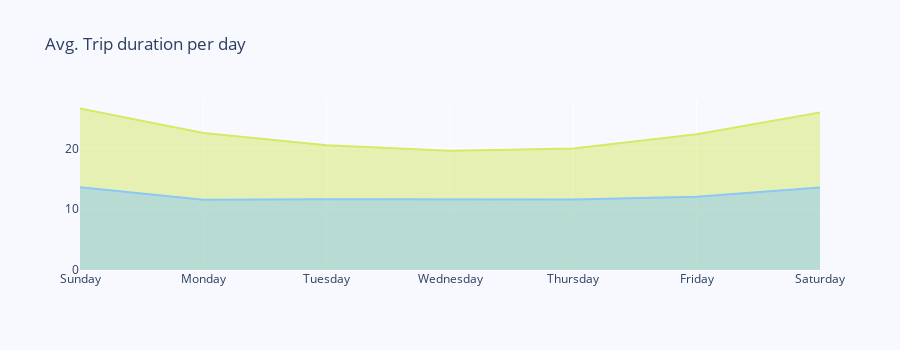

The notebook cell this image was saved under:
### Code cell
lineplot(member_by_duration, 'week_day', 'trip_duration', 'Avg. Trip duration per day', 'member_casual', text='trip_dur', duration='trip_duration')

### Figure 1 — Plotly figure (JSON) as saved in the notebook; plotly's stock layout.template omitted (floating-point values rounded to 4 significant figures)
{"data": [{"customdata": [["26:33"], ["22:32"], ["20:30"], ["19:35"], ["19:59"], ["22:19"], ["25:55"]], "fill": "tozeroy", "hovertemplate": "Membership Type=casual<br>Week Day=%{x}<br>Trip Duration=%{customdata[0]}<extra></extra>", "legendgroup": "casual", "line": {"color": "#D5EA67", "dash": "solid"}, "marker": {"symbol": "circle"}, "mode": "lines", "name": "casual", "orientation": "v", "showlegend": true, "textposition": "top center", "type": "scatter", "x": ["Sunday", "Monday", "Tuesday", "Wednesday", "Thursday", "Friday", "Saturday"], "xaxis": "x", "y": [26.56, 22.54, 20.51, 19.6, 20.0, 22.32, 25.92], "yaxis": "y"}, {"customdata": [["13:36"], ["11:33"], ["11:38"], ["11:35"], ["11:36"], ["12:2"], ["13:35"]], "fill": "tozeroy", "hovertemplate": "Membership Type=member<br>Week Day=%{x}<br>Trip Duration=%{customdata[0]}<extra></extra>", "legendgroup": "member", "line": {"color": "#8BC7F7", "dash": "solid"}, "marker": {"symbol": "circle"}, "mode": "lines", "name": "member", "orientation": "v", "showlegend": true, "textposition": "top center", "type": "scatter", "x": ["Sunday", "Monday", "Tuesday", "Wednesday", "Thursday", "Friday", "Saturday"], "xaxis": "x", "y": [13.61, 11.55, 11.65, 11.59, 11.6, 12.04, 13.58], "yaxis": "y"}], "layout": {"height": 350, "legend": {"title": {"text": "Membership Type"}, "tracegroupgap": 0}, "paper_bgcolor": "rgb(248, 248, 255)", "plot_bgcolor": "rgb(248, 248, 255)", "showlegend": false, "title": {"text": "Avg. Trip duration per day"}, "xaxis": {"anchor": "y", "categoryarray": ["Sunday", "Monday", "Tuesday", "Wednesday", "Thursday", "Friday", "Saturday"], "categoryorder": "array", "domain": [0, 1], "fixedrange": true, "title": {"text": ""}, "visible": true}, "yaxis": {"anchor": "x", "domain": [0, 1], "fixedrange": true, "showticklabels": true, "title": {"text": ""}, "visible": true}}}
